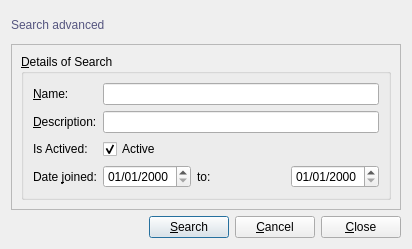
<?xml version="1.0" encoding="UTF-8"?>
<ui version="4.0">
 <class>NotebookSearch</class>
 <widget class="QDialog" name="NotebookSearch">
  <property name="geometry">
   <rect>
    <x>0</x>
    <y>0</y>
    <width>412</width>
    <height>249</height>
   </rect>
  </property>
  <property name="windowTitle">
   <string>Search advanced</string>
  </property>
  <property name="windowIcon">
   <iconset resource="resources.qrc">
    <normaloff>:/default/static/default/icons/22x22/face-devilish.png</normaloff>:/default/static/default/icons/22x22/face-devilish.png</iconset>
  </property>
  <layout class="QGridLayout" name="gridLayout">
   <item row="0" column="0">
    <layout class="QHBoxLayout" name="horizontalLayout_2">
     <item>
      <widget class="QLabel" name="titleLabel">
       <property name="styleSheet">
        <string notr="true">color: rgb(85, 85, 127);
font: 75 14pt &quot;DejaVu Sans Mono&quot;;</string>
       </property>
       <property name="text">
        <string>Search advanced</string>
       </property>
      </widget>
     </item>
     <item>
      <spacer name="horizontalSpacer">
       <property name="orientation">
        <enum>Qt::Horizontal</enum>
       </property>
       <property name="sizeHint" stdset="0">
        <size>
         <width>40</width>
         <height>20</height>
        </size>
       </property>
      </spacer>
     </item>
    </layout>
   </item>
   <item row="1" column="0">
    <widget class="QFrame" name="frame">
     <property name="frameShape">
      <enum>QFrame::StyledPanel</enum>
     </property>
     <property name="frameShadow">
      <enum>QFrame::Raised</enum>
     </property>
     <layout class="QGridLayout" name="gridLayout_2">
      <item row="0" column="0">
       <widget class="QGroupBox" name="detailsSearchGroupBox">
        <property name="title">
         <string>&amp;Details of Search</string>
        </property>
        <layout class="QFormLayout" name="formLayout">
         <item row="0" column="0">
          <widget class="QLabel" name="nameLabel">
           <property name="text">
            <string>&amp;Name:</string>
           </property>
           <property name="buddy">
            <cstring>nameLineEdit</cstring>
           </property>
          </widget>
         </item>
         <item row="0" column="1">
          <widget class="QLineEdit" name="nameLineEdit"/>
         </item>
         <item row="1" column="0">
          <widget class="QLabel" name="descriptionLabel">
           <property name="text">
            <string>&amp;Description:</string>
           </property>
           <property name="buddy">
            <cstring>descriptionLineEdit</cstring>
           </property>
          </widget>
         </item>
         <item row="1" column="1">
          <widget class="QLineEdit" name="descriptionLineEdit"/>
         </item>
         <item row="3" column="0">
          <widget class="QLabel" name="dateJoinedLabel">
           <property name="text">
            <string>Date &amp;joined:</string>
           </property>
           <property name="buddy">
            <cstring>dateJoinedInitDateEdit</cstring>
           </property>
          </widget>
         </item>
         <item row="3" column="1">
          <layout class="QHBoxLayout" name="horizontalLayout_3">
           <item>
            <widget class="QDateEdit" name="dateJoinedInitDateEdit">
             <property name="displayFormat">
              <string>dd/MM/yyyy</string>
             </property>
            </widget>
           </item>
           <item>
            <widget class="QLabel" name="toLabel">
             <property name="text">
              <string>to:</string>
             </property>
            </widget>
           </item>
           <item>
            <widget class="QDateEdit" name="dateJoinedEndDateEdit">
             <property name="displayFormat">
              <string>dd/MM/yyyy</string>
             </property>
            </widget>
           </item>
          </layout>
         </item>
         <item row="2" column="0">
          <widget class="QLabel" name="isActivedLabel">
           <property name="text">
            <string>Is Actived:</string>
           </property>
          </widget>
         </item>
         <item row="2" column="1">
          <widget class="QCheckBox" name="isActivedCheckBox">
           <property name="text">
            <string>Active</string>
           </property>
           <property name="checked">
            <bool>true</bool>
           </property>
          </widget>
         </item>
        </layout>
       </widget>
      </item>
     </layout>
    </widget>
   </item>
   <item row="2" column="0">
    <layout class="QHBoxLayout" name="horizontalLayout">
     <item>
      <spacer name="horizontalSpacer_2">
       <property name="orientation">
        <enum>Qt::Horizontal</enum>
       </property>
       <property name="sizeHint" stdset="0">
        <size>
         <width>40</width>
         <height>20</height>
        </size>
       </property>
      </spacer>
     </item>
     <item>
      <widget class="QPushButton" name="searchPushButton">
       <property name="text">
        <string>&amp;Search</string>
       </property>
       <property name="icon">
        <iconset resource="resources.qrc">
         <normaloff>:/default/static/default/icons/22x22/dialog-ok-apply.png</normaloff>:/default/static/default/icons/22x22/dialog-ok-apply.png</iconset>
       </property>
       <property name="shortcut">
        <string>Ctrl+S</string>
       </property>
      </widget>
     </item>
     <item>
      <widget class="QPushButton" name="cancelPushButton">
       <property name="text">
        <string>&amp;Cancel</string>
       </property>
       <property name="icon">
        <iconset resource="resources.qrc">
         <normaloff>:/default/static/default/icons/22x22/dialog-cancel.png</normaloff>:/default/static/default/icons/22x22/dialog-cancel.png</iconset>
       </property>
       <property name="shortcut">
        <string>Ctrl+Shift+W</string>
       </property>
      </widget>
     </item>
     <item>
      <widget class="QPushButton" name="closePushButton">
       <property name="text">
        <string>&amp;Close</string>
       </property>
       <property name="icon">
        <iconset resource="resources.qrc">
         <normaloff>:/default/static/default/icons/22x22/window-close.png</normaloff>:/default/static/default/icons/22x22/window-close.png</iconset>
       </property>
       <property name="shortcut">
        <string>Ctrl+W</string>
       </property>
      </widget>
     </item>
    </layout>
   </item>
  </layout>
 </widget>
 <tabstops>
  <tabstop>nameLineEdit</tabstop>
  <tabstop>descriptionLineEdit</tabstop>
  <tabstop>isActivedCheckBox</tabstop>
  <tabstop>dateJoinedInitDateEdit</tabstop>
  <tabstop>dateJoinedEndDateEdit</tabstop>
  <tabstop>searchPushButton</tabstop>
  <tabstop>cancelPushButton</tabstop>
 </tabstops>
 <resources>
  <include location="resources.qrc"/>
 </resources>
 <connections>
  <connection>
   <sender>isActivedLabel</sender>
   <signal>linkActivated(QString)</signal>
   <receiver>isActivedCheckBox</receiver>
   <slot>toggle()</slot>
   <hints>
    <hint type="sourcelabel">
     <x>99</x>
     <y>141</y>
    </hint>
    <hint type="destinationlabel">
     <x>153</x>
     <y>141</y>
    </hint>
   </hints>
  </connection>
 </connections>
</ui>
